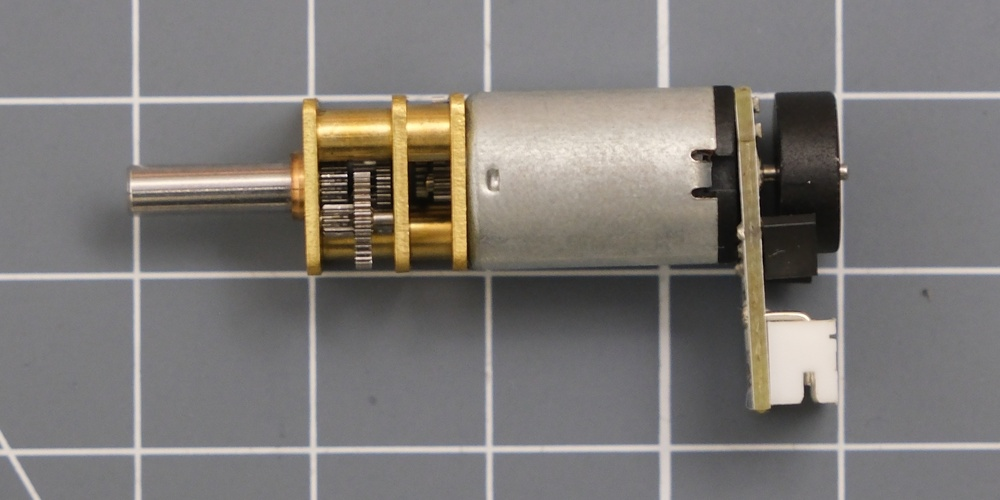
#> input picture repo-assets/edited-photos/n20-side.jpg, 1000 x 500 px, shrunk from 2928 x 1464 before the run, given in place of the camera
$ python '4 Centre of Colour.py'
#> lines starting #> are read from the running program, lines starting #| are printed output that depends on the picture; after the words box and inside, x2 and y2 are one past the last pixel; in counts of white or black regions, pixels touching at a corner belong together
import cv2
import numpy as np

# Start video capture
cap = cv2.VideoCapture(0)

while True:
    # Read each frame from the webcam
    ret, frame = cap.read()
#> frame is the input picture: shape (500, 1000, 3); mean B, G, R 119.3, 122.1, 125.8

    if not ret:
        break

    # Convert the frame to HSV color space
    hsv = cv2.cvtColor(frame, cv2.COLOR_BGR2RGB)

    # Define the range for green color in HSV space
    lower_green = np.array([10, 50, 20])
    upper_green = np.array([70, 100, 80])

    # Create a mask to detect green color
    mask1 = cv2.inRange(hsv, lower_green, upper_green)
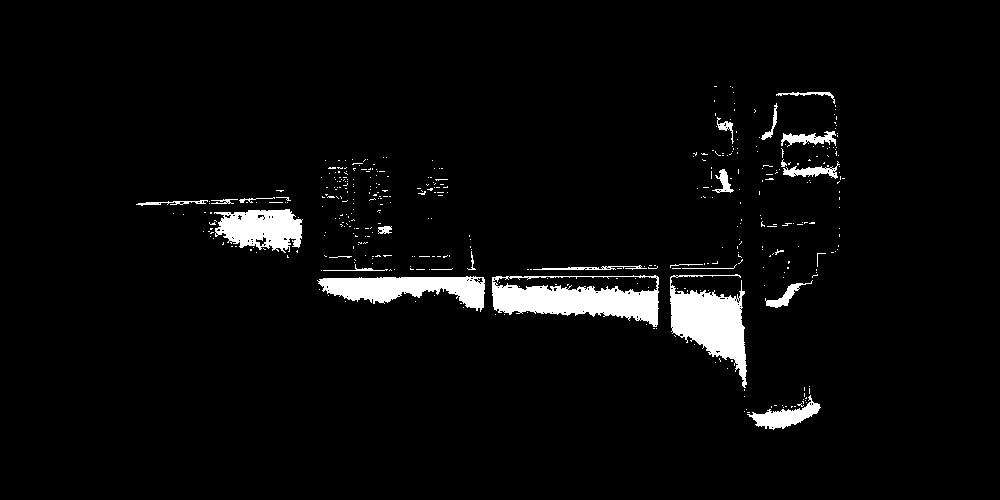
#> mask1: shape (500, 1000); 4% white; 418 white regions (391 under 20 px), largest, box (x1, y1, x2, y2) and area: (492, 275, 659, 327) 4747, (670, 274, 747, 388) 4294, (317, 276, 485, 312) 3315

    # Define another range for green to account for different shades of green
    lower_green2 = np.array([100, 130, 70])
    upper_green2 = np.array([150, 255, 180])

    # Create another mask and combine it with the first one
    mask2 = cv2.inRange(hsv, lower_green2, upper_green2)
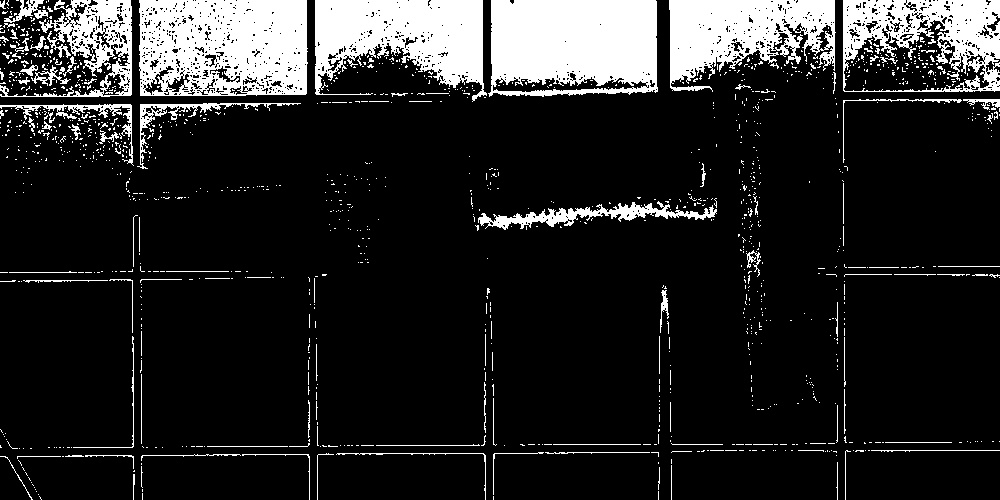
#> mask2: shape (500, 1000); 15% white; 1329 white regions (1216 under 20 px), largest, box (x1, y1, x2, y2) and area: (488, 0, 658, 97) 14336, (139, 0, 308, 96) 14025, (315, 0, 487, 102) 11153

    # Combine both masks to get a better detection
    mask = mask1 + mask2
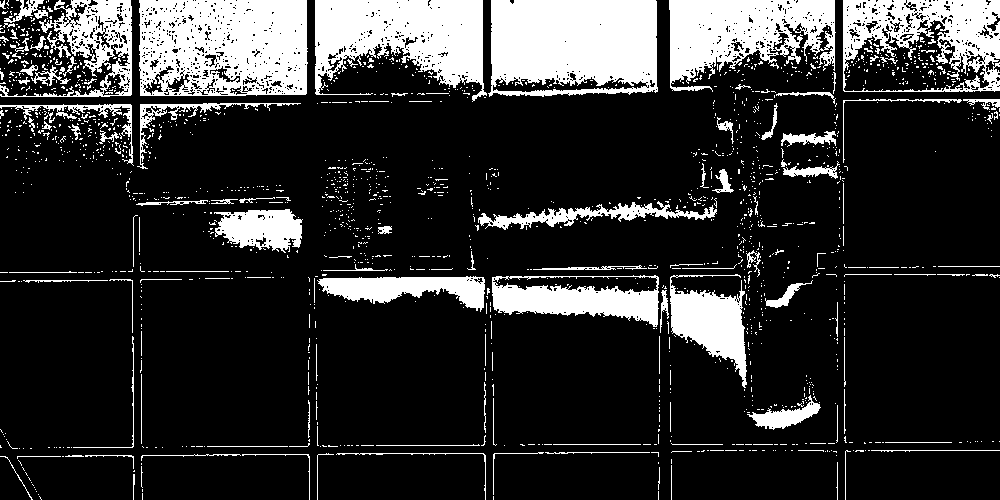
#> mask: shape (500, 1000); 19% white; 1708 white regions (1568 under 20 px)

    # Find contours in the mask
    contours, _ = cv2.findContours(mask, cv2.RETR_TREE, cv2.CHAIN_APPROX_SIMPLE)
#> contours = 2962 contours, 2822 with area under 20; largest, box (x1, y1, x2, y2) and area: (139, 0, 308, 96) 15728, (488, 0, 658, 97) 15339, (843, 0, 1000, 92) 13893, (315, 0, 487, 102) 11108, (669, 0, 836, 92) 9738

    # Find the largest contour and compute its center
    if contours:
        largest_contour = max(contours, key=cv2.contourArea)
#> largest_contour = contour of 65 points, box (x1, y1, x2, y2) (139, 0, 308, 96), area 15728
        M = cv2.moments(largest_contour)
#> M = moments, m00 15728.5, centre m10/m00, m01/m00 = (222.7, 47.32)

        if M["m00"] != 0:
            cx = int(M["m10"] / M["m00"])
#> cx = 222
            cy = int(M["m01"] / M["m00"])
#> cy = 47

            # Draw the center of the contour on the original frame
            cv2.circle(frame, (cx, cy), 5, (255, 0, 0), -1)
#> frame: shape (500, 1000, 3); 0.02% of pixels changed, all inside (x1, y1, x2, y2) = (217, 42, 228, 53)
            cv2.putText(frame, f"Center: ({cx}, {cy})", (cx + 10, cy), cv2.FONT_HERSHEY_SIMPLEX, 0.5, (255, 0, 0), 2)
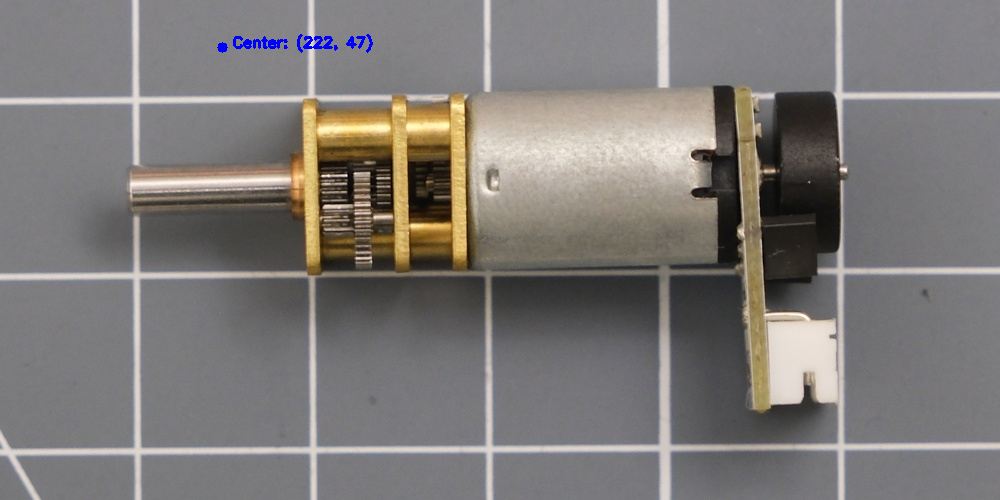
#> frame: shape (500, 1000, 3); mean B, G, R 119.6, 121.8, 125.5

    # Apply the mask on the original image
    result = cv2.bitwise_and(frame, frame, mask=mask)
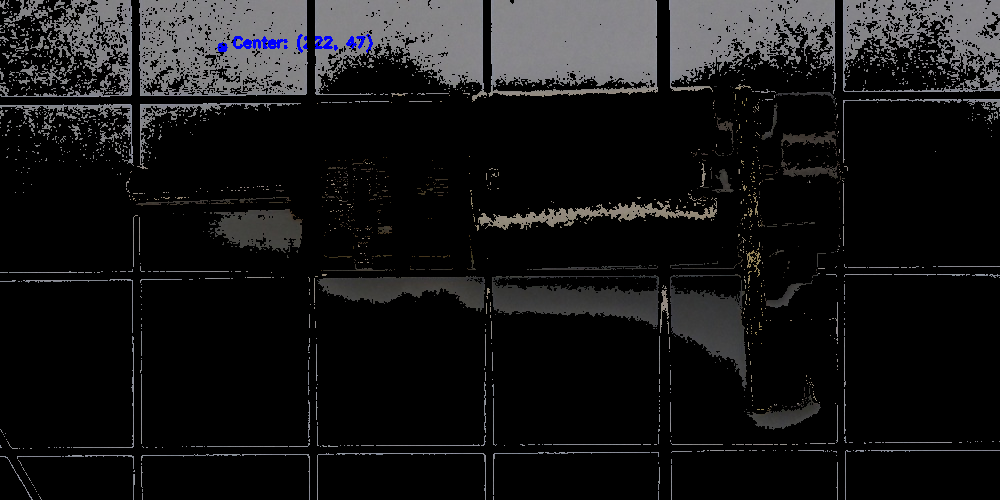
#> result: shape (500, 1000, 3); mean B, G, R 22.9, 22.1, 22.3

    # Display the original frame and the result
    cv2.imshow("Original", frame)
    cv2.imshow("green Object Detection", result)

    # Press 'q' to exit the loop
    if cv2.waitKey(1) & 0xFF == ord('q'):
#> (key q is pressed here)
        break

# Release the capture and close windows
cap.release()
cv2.destroyAllWindows()

$ run again, on repo-assets/edited-photos/n20-top.jpg
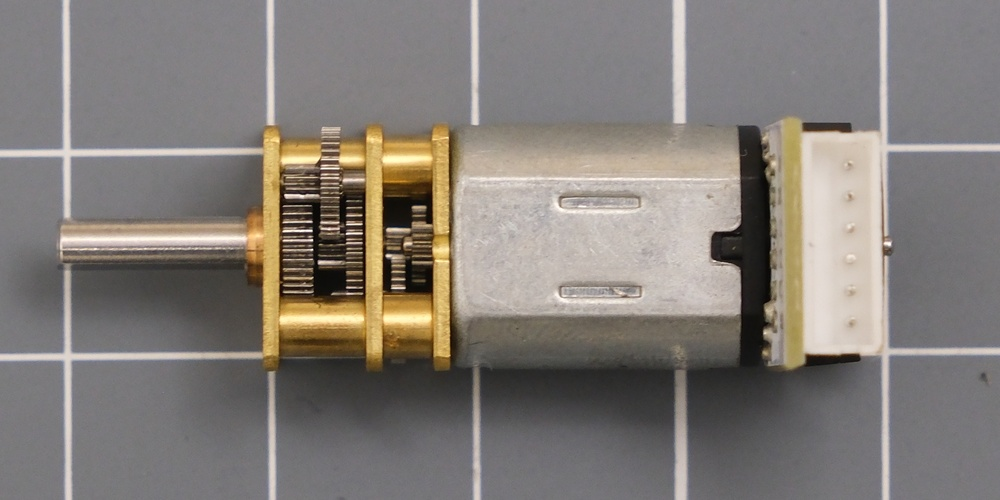
#> input picture repo-assets/edited-photos/n20-top.jpg, 1000 x 500 px, shrunk from 2520 x 1260 before the run, given in place of the camera
#> frame is the input picture: shape (500, 1000, 3); mean B, G, R 119.9, 125.1, 130.9
#> `mask1 = cv2.inRange(hsv, lower_green, upper_green)`:
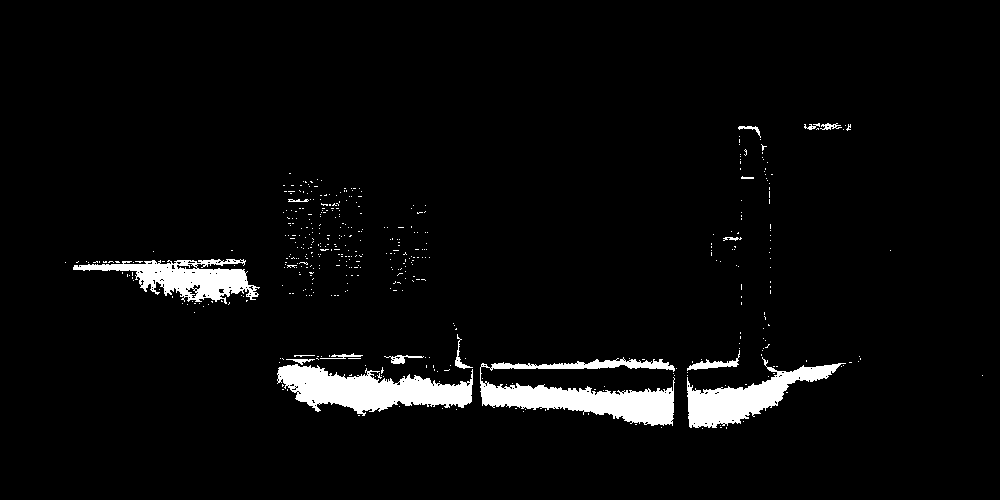
#> mask1: shape (500, 1000); 4.2% white; 466 white regions (450 under 20 px), largest, box (x1, y1, x2, y2) and area: (480, 357, 675, 426) 5910, (277, 364, 473, 416) 5503, (687, 357, 846, 428) 3928
#> mask2: shape (500, 1000); 11.2% white; 2307 white regions (2179 under 20 px), largest, box (x1, y1, x2, y2) and area: (459, 0, 677, 150) 12879, (274, 0, 471, 125) 11175, (686, 0, 880, 120) 9562
#> mask: shape (500, 1000); 15.4% white; 2718 white regions (2574 under 20 px)
#> contours = 4429 contours, 4251 with area under 20; largest, box (x1, y1, x2, y2) and area: (459, 0, 677, 150) 13514, (274, 0, 471, 125) 13038, (686, 0, 880, 120) 10987, (153, 0, 267, 127) 7333, (480, 357, 675, 426) 5412
#> largest_contour = contour of 1229 points, box (x1, y1, x2, y2) (459, 0, 677, 150), area 13514
#> M = moments, m00 13514, centre m10/m00, m01/m00 = (578.1, 45.94)
#> cx = 578
#> cy = 45
#> `result = cv2.bitwise_and(frame, frame, mask=mask)`:
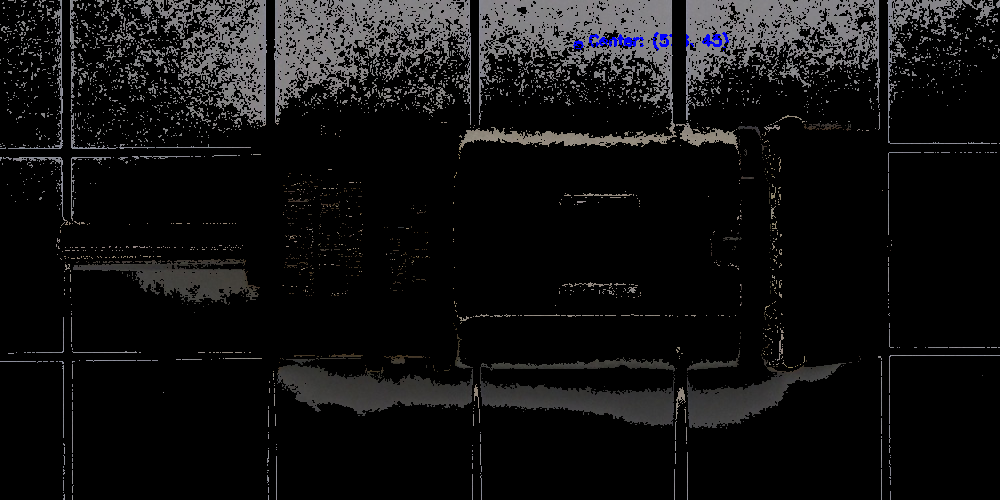
#> result: shape (500, 1000, 3); mean B, G, R 17.6, 17.1, 17.4
